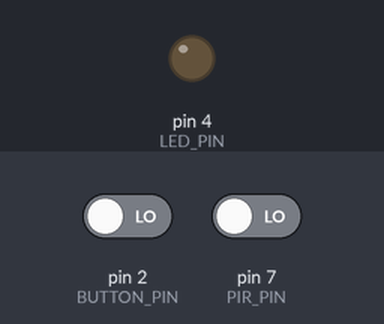
The sketch below on a simulated Arduino Uno, built with avr-gcc and run on an emulated ATmega328P. On the bench: output pins drawn as LEDs (lit = HIGH). The test bench sets the inputs (shaded band); at power-on: pin 2 (BUTTON_PIN) LOW, pin 7 (PIR_PIN) LOW.

Above: at 0.1 s.
At 60.1 s:
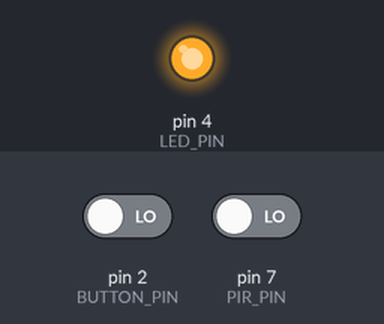
Timing chart, 0 to 61.6 s (numbered marks = the images above):
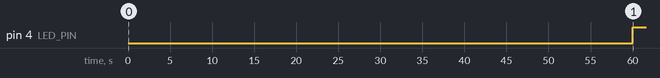

The sketch:

SistemaDeSeguranca.ino
```cpp
//--Constantes--
//definição dos pins
const int LED_PIN = 4;  // LED pin
const int PIR_PIN = 7; // HC-S501 pin
const int BUTTON_PIN = 2; //button pin

//definição dos estados
const int ESPERAR = 0;// espera durante 60 segundos
const int DETETAR = 1;// le dados do sensor
const int DETETOU = 2;// detetou movimento
const int PYTHON = 3;// envia dados para o python

//--Variaveis--
long time = 0;
int pirValue;
int button = 1;
int state = ESPERAR;

void setup() {

  pinMode(LED_PIN, OUTPUT);
  pinMode(PIR_PIN, INPUT);

  attachInterrupt(digitalPinToInterrupt(BUTTON_PIN), butt, RISING);

  Serial.begin(9600);
}

void loop() {

  switch (state) {
    case ESPERAR:

      time = millis();
      digitalWrite(LED_PIN, LOW);
      while (millis() - time < 60000);
      digitalWrite(LED_PIN, HIGH);

      state = DETETAR;
      break;
    case DETETAR:

      pirValue = digitalRead(PIR_PIN);

      if (pirValue == 1) {

        state = DETETOU;
      } else {

        state = DETETAR;
      }
      break;
    case DETETOU:


      time = millis();
      digitalWrite(LED_PIN, LOW);
      while (millis() - time < 30000);
      state = PYTHON;
      break;
    case PYTHON:

      Serial.println(button);
      state = ESPERAR;
      button = 1;
      break;
  }
}

void butt() {

  if (state == DETETOU) {

    time = 0;
    button = 0;
  }
}
```

Measured:
- by itself, pin 4 (LED_PIN): LOW → HIGH at 60.0 s
